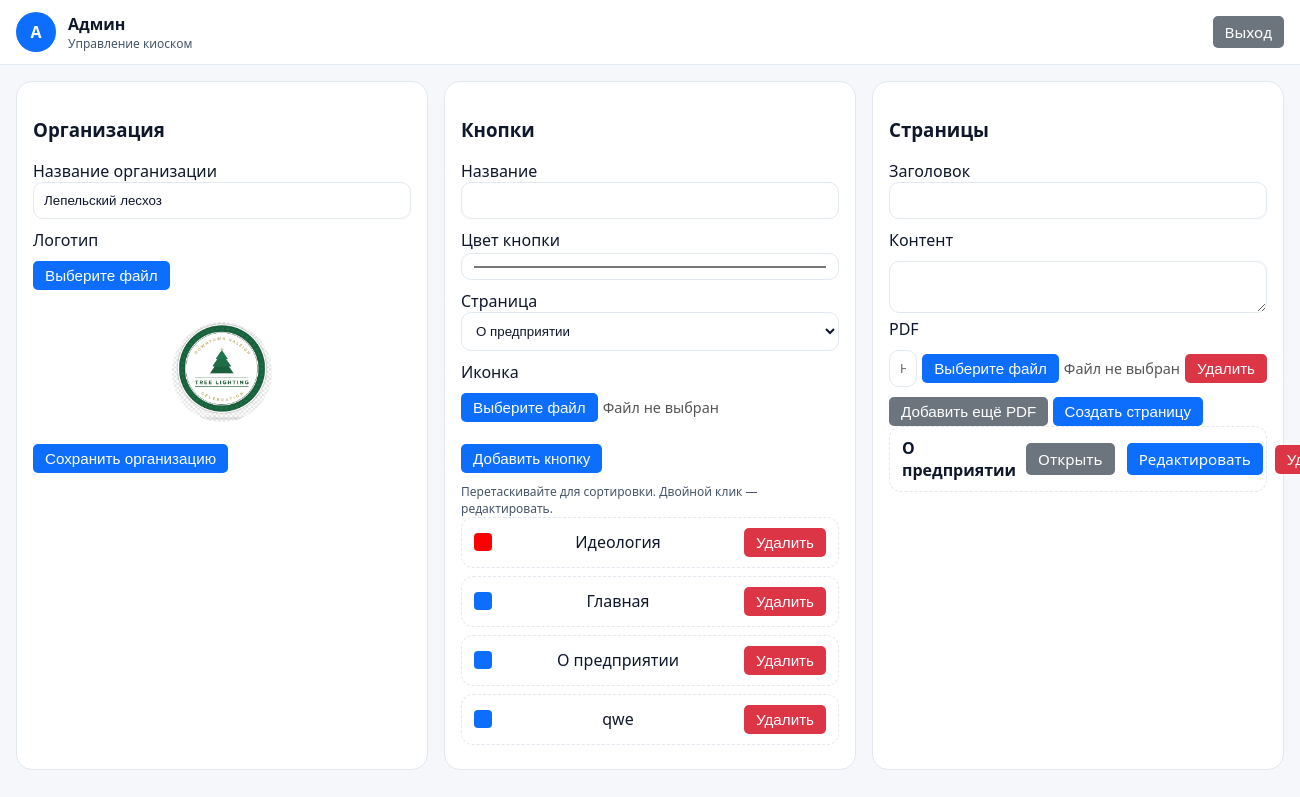
Page /admin (signed in) on the earlier database version.
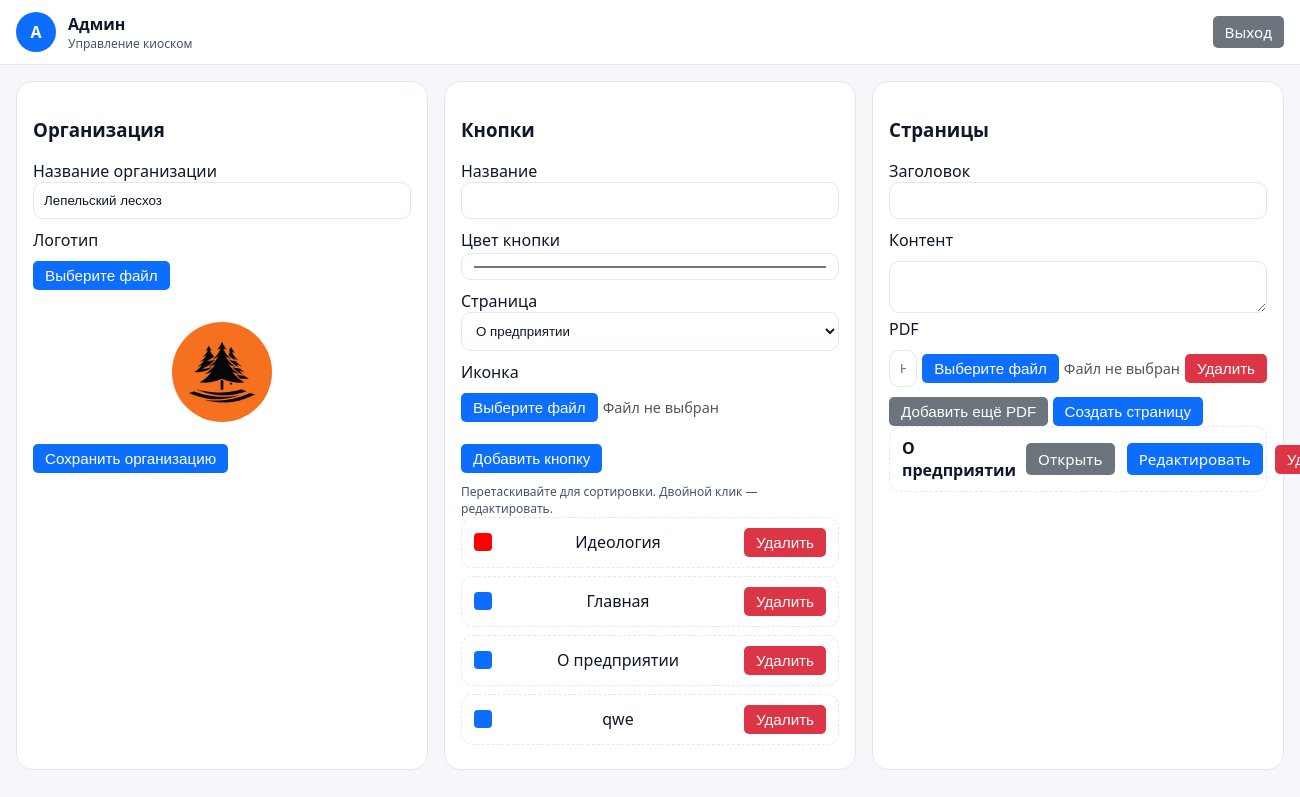
Same page on the later database version.
### tables this page shows
CREATE TABLE organization(
            id INTEGER PRIMARY KEY,
            name TEXT,
            logo_path TEXT
        );

CREATE TABLE buttons(
        id INTEGER PRIMARY KEY AUTOINCREMENT,
        title TEXT NOT NULL,
        color TEXT,
        icon_path TEXT,
        page_id INTEGER,
        position INTEGER DEFAULT 0,
        FOREIGN KEY(page_id) REFERENCES pages(id)
    );

CREATE TABLE pages(
        id INTEGER PRIMARY KEY AUTOINCREMENT,
        title TEXT NOT NULL,
        content TEXT,
        image_path TEXT,
        pdf_path TEXT
    );

### app.py (the view)
@app.route("/admin")
def admin():
    redir = require_auth()
    if redir:
        return redir
    conn = db()
    pages = conn.execute("SELECT * FROM pages ORDER BY id DESC").fetchall()
    buttons = conn.execute("SELECT * FROM buttons ORDER BY position ASC").fetchall()
    org_row = conn.execute("SELECT * FROM organization WHERE id=1").fetchone()
    conn.close()
    organization = dict(org_row) if org_row else None
    return render_template(
        "admin_dashboard.html",
        pages=pages,
        buttons=buttons,
        organization=organization
    )

### app.py (called while the page is built)
def db():
    conn = sqlite3.connect(DB_PATH)
    conn.row_factory = sqlite3.Row
    return conn

@app.context_processor
def inject_theme():
    return {"current_theme": "light"}

def require_auth():
    if not session.get("auth"):
        return redirect(url_for("login"))
    return None

### templates/admin_dashboard.html (shortened to what this page needs)
{% extends 'base.html' %}
{% block body %}
<header class="topbar">
  <div class="brand">
    <div class="logo-circle">A</div>
    <div class="org">
      <div class="org-title">Админ</div>
      <div class="org-sub">Управление киоском</div>
    </div>
  </div>
  <a class="btn btn-secondary" href="{{ url_for('logout') }}">Выход</a>
</header>
<main class="admin-main grid-2">
<section class="card">
  <h3>Организация</h3>
  <form id="orgForm" class="form" action="{{ url_for('admin_organization_update') }}" method="post" enctype="multipart/form-data">
    <label>Название организации
  <input type="text" name="org_name" value="{{ organization.name if organization else '' }}" required>
</label>
<label>Логотип</label>
<div class="custom-file">
  <button type="button" class="btn btn-primary" onclick="document.getElementById('orgLogoFile').click();">Выберите файл</button>
</div>
<br>
<img id="orgLogoPreview" src="{% if organization and organization.logo_path %}{{ url_for('uploads', filename=organization.logo_path) }}{% endif %}" alt="Превью логотипа" style="width:100px; height:100px; object-fit:cover; border-radius:50%; margin-top:10px;">
    <br>
    <button class="btn btn-success" type="submit">Сохранить организацию</button>
  </form>
</section>
  <section class="card">
    <h3>Кнопки</h3>
    <form id="buttonForm" class="form" action="{{ url_for('admin_button_create') }}" method="post" enctype="multipart/form-data">
      <label>Название<input name="title" required></label>
      <label>Цвет кнопки<input name="color" type="color" value="#0d6efd"></label>
      <label>Страница
        <select name="page_id" required>
          {% for p in pages %}
          <option value="{{ p['id'] }}">{{ p['title'] }}</option>
          {% endfor %}
        </select>
      </label>
      <label>Иконка</label>
      <div class="custom-file">
        <button type="button" class="btn btn-primary" onclick="document.getElementById('iconFile').click();">Выберите файл</button>
        <span class="file-name" id="iconFileName">Файл не выбран</span>
      </div>
      <br>
      <button class="btn btn-primary" type="submit">Добавить кнопку</button>
    </form>
    <div class="reorder-help">Перетаскивайте для сортировки. Двойной клик — редактировать.</div>
    <ul id="buttonsList" class="list">
      {% for b in buttons %}
      <li class="list-item" draggable="true" data-id="{{ b['id'] }}" data-title="{{ b['title'] }}" data-color="{{ b['color'] or '#0d6efd' }}" data-page-id="{{ b['page_id'] }}">
        <span class="badge" style="background: {{ b['color'] or '#0d6efd' }}"></span>
        <span class="item-title">{{ b['title'] }}</span>
        <div class="right">
          <form class="inline" action="{{ url_for('admin_button_delete', bid=b['id']) }}" method="post" onsubmit="return confirm('Удалить кнопку?')">
            <button class="btn btn-danger" type="submit">Удалить</button>
          </form>
        </div>
      </li>
      {% endfor %}
    </ul>
  </section>
  <section class="card">
    <h3>Страницы</h3>
    <form class="form" action="{{ url_for('admin_page_create') }}" method="post" enctype="multipart/form-data">
      <label>Заголовок<input name="title" required></label>
      <label>Контент</label>
      <textarea id="content" name="content">{{ page['content'] if page else '' }}</textarea>
      <label>PDF</label>
      <div id="pdfContainer">
        {% if pdfs %}
          {% for pdf in pdfs %}
          <div class="pdfItem">
            <input type="text" name="pdf_titles[]" value="{{ pdf['title'] }}" placeholder="Название PDF" required>
            <div class="custom-file">
              <input type="file" name="pdfs[]" class="file-input" accept=".pdf">
              <button type="button" class="btn btn-primary" onclick="this.previousElementSibling.click();">Выберите файл</button>
              <span class="file-name">Файл не выбран</span>
            </div>
            <button type="button" class="btn btn-danger removePdfBtn">Удалить</button>
          </div>
          {% endfor %}
        {% else %}
          <div class="pdfItem">
            <input type="text" name="pdf_titles[]" placeholder="Название PDF" required>
            <div class="custom-file">
              <button type="button" class="btn btn-primary" onclick="this.previousElementSibling.click();">Выберите файл</button>
              <span class="file-name">Файл не выбран</span>
            </div>
            <button type="button" class="btn btn-danger removePdfBtn">Удалить</button>
          </div>
        {% endif %}
      </div>
      <button type="button" id="addPdfBtn" class="btn btn-secondary">Добавить ещё PDF</button>
      <button class="btn btn-primary" type="submit">Создать страницу</button>
    </form>
    <ul class="list">
  {% for p in pages %}
  <li class="list-item">
    <strong>{{ p['title'] }}</strong>
    <div class="right">
      <a class="btn btn-secondary" href="{{ url_for('page', pid=p['id']) }}" target="_blank">Открыть</a>
      <a class="btn btn-primary" href="{{ url_for('admin_page_edit', pid=p['id']) }}">Редактировать</a>
      <form class="inline" action="{{ url_for('admin_page_delete', pid=p['id']) }}" method="post" onsubmit="return confirm('Удалить страницу?')">
        <button class="btn btn-danger" type="submit">Удалить</button>
      </form>
    </div>
  </li>
  {% endfor %}
</ul>
  </section>
</main>
{% endblock %}

### templates/base.html (shortened to what this page needs)
<!DOCTYPE html>
<html lang="ru" data-theme="{{ current_theme }}">
<head>
  <link rel="stylesheet" href="{{ url_for('static', filename='css/theme.css') }}">
</head>
<body class="theme-{{ current_theme }}">
  {% block body %}{% endblock %}
</body>
</html>

### static/css/theme.css (style rules this page uses)
:root { --bg: #f5f7fb; --fg: #0f172a; --muted: #475569; --card: #ffffff; --primary: #0d6efd; --border: #e2e8f0; }
* { box-sizing: border-box; }
html, body { height: 100%; }
body { margin: 0; background: var(--bg); color: var(--fg); font-family: system-ui, -apple-system, Segoe UI, Roboto, Arial, sans-serif; }
.topbar, .bottombar { display: flex; align-items: center; gap: 12px; padding: 12px 16px; border-bottom: 1px solid var(--border); background: var(--card); }
.brand { display: flex; align-items: center; gap: 12px; }
.logo-circle { width: 40px; height: 40px; border-radius: 50%; background: var(--primary); color: #fff; display:flex; align-items:center; justify-content:center; font-weight: 700; }
.org-title { font-weight: 700; }
.org-sub { color: var(--muted); font-size: 12px; }
.btn, .btn-outline { padding: 8px 14px; border-radius: 10px; text-decoration: none; display: inline-flex; align-items: center; gap: 8px; }
.btn { background: var(--primary); color: white; border: none; }
.admin-main { padding: 16px; display: grid; gap: 16px; }
.grid-2 { grid-template-columns: repeat(auto-fit, minmax(360px, 1fr)); }
.card { background: var(--card); border: 1px solid var(--border); border-radius: 16px; padding: 16px; }
.form label { display:block; margin-bottom: 10px; }
.form input, .form textarea, .form select { width: 100%; padding: 10px; border: 1px solid var(--border); border-radius: 10px; background: transparent; color: var(--fg); }
.list { list-style: none; padding: 0; margin: 0; }
.list-item { padding: 10px 12px; border: 1px dashed var(--border); border-radius: 12px; margin-bottom: 8px; display:flex; align-items:center; gap: 10px; justify-content: space-between; }
.list-item .badge { width: 18px; height: 18px; border-radius: 4px; display:inline-block; }
.list-item .right { display:flex; gap: 12px; align-items:center; }
.list-item .inline { display:inline; }
.reorder-help { color: var(--muted); font-size: 12px; margin-top: 10px; }
img { display: block; margin: 0 auto; max-width: 100%; height: auto; }

### templates/admin_dashboard.html (style rules this page uses)
.pdfItem { margin-bottom: 10px; display:flex; gap:5px; align-items:center; }
.pdfItem input[type="text"] { flex:2; }
.pdfItem .removePdfBtn { flex:1; }
.custom-file { display: flex; align-items: center; gap: 5px; }
.file-name { font-size: 0.9em; color: #555; }
.btn, .btn-primary, .btn-secondary, .btn-danger { color: #fff; border: none; padding: 6px 12px; border-radius: 5px; cursor: pointer; font-size: 0.95em; transition: all 0.2s; }
.btn-primary { background-color: #0d6efd; }
.btn-secondary { background-color: #6c757d; }
.btn-danger { background-color: #dc3545; }

Differences in the rows shown:
changed organization "Лепельский лесхоз": logo_path: a different picture
